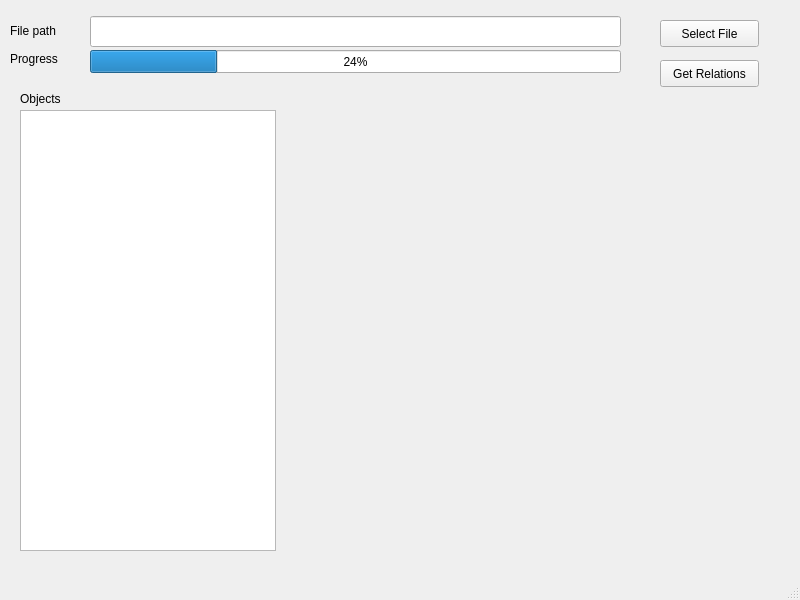
<?xml version="1.0" encoding="UTF-8"?>
<ui version="4.0">
 <class>MainWindow</class>
 <widget class="QMainWindow" name="MainWindow">
  <property name="geometry">
   <rect>
    <x>0</x>
    <y>0</y>
    <width>800</width>
    <height>600</height>
   </rect>
  </property>
  <property name="windowTitle">
   <string>MainWindow</string>
  </property>
  <widget class="QWidget" name="centralwidget">
   <widget class="QLineEdit" name="file_path_box">
    <property name="geometry">
     <rect>
      <x>90</x>
      <y>16</y>
      <width>531</width>
      <height>31</height>
     </rect>
    </property>
    <property name="text">
     <string/>
    </property>
   </widget>
   <widget class="QLabel" name="label">
    <property name="geometry">
     <rect>
      <x>10</x>
      <y>20</y>
      <width>68</width>
      <height>21</height>
     </rect>
    </property>
    <property name="text">
     <string>File path</string>
    </property>
   </widget>
   <widget class="QPushButton" name="select_file_button">
    <property name="geometry">
     <rect>
      <x>660</x>
      <y>20</y>
      <width>99</width>
      <height>27</height>
     </rect>
    </property>
    <property name="text">
     <string>Select File</string>
    </property>
   </widget>
   <widget class="QListView" name="objects_list_box">
    <property name="geometry">
     <rect>
      <x>20</x>
      <y>110</y>
      <width>256</width>
      <height>441</height>
     </rect>
    </property>
   </widget>
   <widget class="QLabel" name="label_2">
    <property name="geometry">
     <rect>
      <x>20</x>
      <y>90</y>
      <width>68</width>
      <height>17</height>
     </rect>
    </property>
    <property name="text">
     <string>Objects</string>
    </property>
   </widget>
   <widget class="QPushButton" name="get_relations_button">
    <property name="geometry">
     <rect>
      <x>660</x>
      <y>60</y>
      <width>99</width>
      <height>27</height>
     </rect>
    </property>
    <property name="text">
     <string>Get Relations</string>
    </property>
   </widget>
   <widget class="QProgressBar" name="progressBar">
    <property name="geometry">
     <rect>
      <x>90</x>
      <y>50</y>
      <width>531</width>
      <height>23</height>
     </rect>
    </property>
    <property name="value">
     <number>24</number>
    </property>
   </widget>
   <widget class="QLabel" name="label_3">
    <property name="geometry">
     <rect>
      <x>10</x>
      <y>50</y>
      <width>68</width>
      <height>17</height>
     </rect>
    </property>
    <property name="text">
     <string>Progress</string>
    </property>
   </widget>
  </widget>
  <widget class="QMenuBar" name="menubar">
   <property name="geometry">
    <rect>
     <x>0</x>
     <y>0</y>
     <width>800</width>
     <height>25</height>
    </rect>
   </property>
  </widget>
  <widget class="QStatusBar" name="statusbar"/>
 </widget>
 <resources/>
 <connections/>
</ui>
